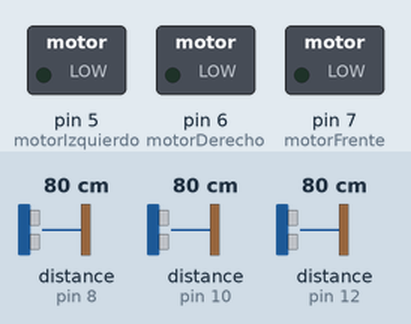
Bench run of a sketch on a simulated Arduino Uno, built with avr-gcc and run on an emulated ATmega328P. On the bench: switched loads named in the sketch (green lamp = pin HIGH). Wiring (inferred from the names in the program): 3 × ultrasonic range finder: trigger pin 9, echo pin 8 / trigger pin 11, echo pin 10 / trigger pin 13, echo pin 12. Dashed ring = blinking. Inputs (shaded band) come from the test bench; at power-on: distance to the obstacle (sensors on pin 8, pin 10, pin 12) 80 cm. The echo pulse lasts 58.3 µs per cm; pins used as bus, display or sensor lines are not drawn.

Above: at 1.2 s.
1.3 s: distance to the obstacle (sensor on pin 8) set to 64 cm
2.8 s: distance to the obstacle (sensor on pin 8) set to 57 cm
At 3.2 s:
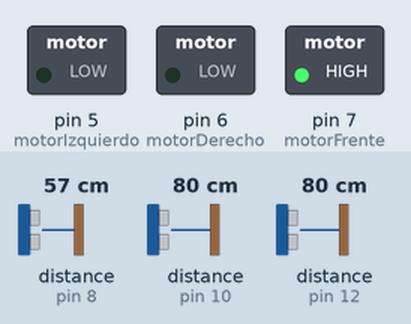
5.8 s: distance to the obstacle (sensor on pin 10) set to 66 cm
7.3 s: distance to the obstacle (sensor on pin 10) set to 56 cm
At 7.59 s:
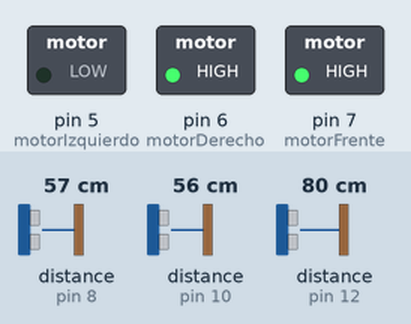
10.3 s: distance to the obstacle (sensor on pin 12) set to 67 cm
13.3 s: distance to the obstacle (sensor on pin 12) set to 57 cm
At 13.61 s:
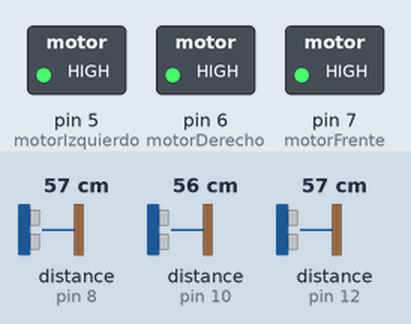
Timing chart, 0 to 17.3 s (numbered marks = the images above; inputs shaded):
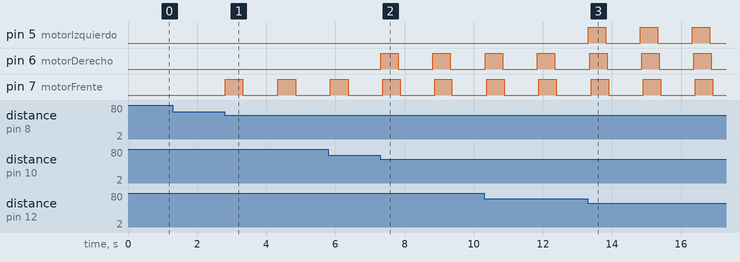

Measured:
- the behaviour switches between 62 and 61 cm on distance to the obstacle (sensor on pin 8) (found by bisection; images 0 and 1)
- the behaviour switches between 62 and 61 cm on distance to the obstacle (sensor on pin 10) (found by bisection; images 1 and 2)
- the behaviour switches between 62 and 61 cm on distance to the obstacle (sensor on pin 12) (found by bisection; images 2 and 3)
- after the input at 1.3 s, every drawn part: stays the same
- after the input at 2.8 s, pin 7 (motorFrente): alternates HIGH for 0.51 s and LOW for 1.0 s, starting at once
- after the input at 7.3 s, pin 6 (motorDerecho): alternates HIGH for 0.50 s and LOW for 1.0 s, starting at once
- after the input at 13.3 s, pin 5 (motorIzquierdo): alternates HIGH for 0.51 s and LOW for 1.0 s, starting at once

The sketch:

version2cinturon.ino
```cpp
#include <SoftwareSerial.h>

// RX en Pin 2, TX en Pin 3 (recuerda el divisor de voltaje)
SoftwareSerial espSerial(2, 3);

const int trigFrente = 9, echoFrente = 8;
const int trigDerecho = 11, echoDerecho = 10;
const int trigIzquierdo = 13, echoIzquierdo = 12;

const int motorFrente = 7;
const int motorDerecho = 6;
const int motorIzquierdo = 5;

unsigned long prevMillis[3] = {0, 0, 0};
bool motorState[3] = {LOW, LOW, LOW};

// Variable para controlar si manda el ESP32 o mandan los sensores
bool modoESP = false;

void setup() {
  Serial.begin(115200);
  espSerial.begin(9600); // Comunicación con el ESP32

  pinMode(trigFrente, OUTPUT); pinMode(echoFrente, INPUT);
  pinMode(trigDerecho, OUTPUT); pinMode(echoDerecho, INPUT);
  pinMode(trigIzquierdo, OUTPUT); pinMode(echoIzquierdo, INPUT);

  pinMode(motorFrente, OUTPUT); pinMode(motorDerecho, OUTPUT); pinMode(motorIzquierdo, OUTPUT);
}

long medirDistancia(int trigPin, int echoPin) {
  digitalWrite(trigPin, LOW); delayMicroseconds(2);
  digitalWrite(trigPin, HIGH); delayMicroseconds(10);
  digitalWrite(trigPin, LOW);
  return pulseIn(echoPin, HIGH) * 0.034 / 2;
}

// Función para apagar todos los motores rápido
void apagarMotores() {
  digitalWrite(motorFrente, LOW);
  digitalWrite(motorDerecho, LOW);
  digitalWrite(motorIzquierdo, LOW);
  for(int i=0; i<3; i++) motorState[i] = LOW;
}

void loop() {
  // 1. LEER COMANDOS DEL ESP32-CAM
  if (espSerial.available()) {
    char comando = espSerial.read();

    if (comando == 'X') {
      modoESP = false; // Volver a modo sensores
      apagarMotores();
      Serial.println("Modo: SENSORES AUTONOMOS");
    }
    else if (comando == 'F' || comando == 'D' || comando == 'I' || comando == 'S') {
      modoESP = true; // El ESP32 toma el control
      apagarMotores(); // Apagamos antes de ejecutar el nuevo movimiento

      Serial.print("Modo: ESP32 - Ejecutando: ");
      Serial.println(comando);

      if (comando == 'F') digitalWrite(motorFrente, HIGH);
      if (comando == 'D') digitalWrite(motorDerecho, HIGH);
      if (comando == 'I') digitalWrite(motorIzquierdo, HIGH);
      // Si es 'S' (Stop), ya se apagaron arriba, no hace nada
    }
  }

  // 2. LÓGICA DE SENSORES (Solo se ejecuta si modoESP es falso)
  if (!modoESP) {
    long dists[3] = {medirDistancia(trigFrente, echoFrente), medirDistancia(trigDerecho, echoDerecho), medirDistancia(trigIzquierdo, echoIzquierdo)};
    int motorPins[3] = {motorFrente, motorDerecho, motorIzquierdo};

    for (int i = 0; i < 3; i++) {
      unsigned long currentMillis = millis();

      if (dists[i] > 0 && dists[i] <= 15) {
        gestionarMotor(i, motorPins[i], 500, 500, currentMillis);
      }
      else if (dists[i] > 15 && dists[i] <= 60) {
        gestionarMotor(i, motorPins[i], 500, 1000, currentMillis);
      }
      else {
        digitalWrite(motorPins[i], LOW);
        motorState[i] = LOW;
      }
    }
  }
}

void gestionarMotor(int index, int pin, int tiempoOn, int tiempoOff, unsigned long current) {
  if (motorState[index] == LOW) {
    if (current - prevMillis[index] >= tiempoOff) {
      motorState[index] = HIGH;
      prevMillis[index] = current;
      digitalWrite(pin, HIGH);
    }
  } else {
    if (current - prevMillis[index] >= tiempoOn) {
      motorState[index] = LOW;
      prevMillis[index] = current;
      digitalWrite(pin, LOW);
    }
  }
}
```
